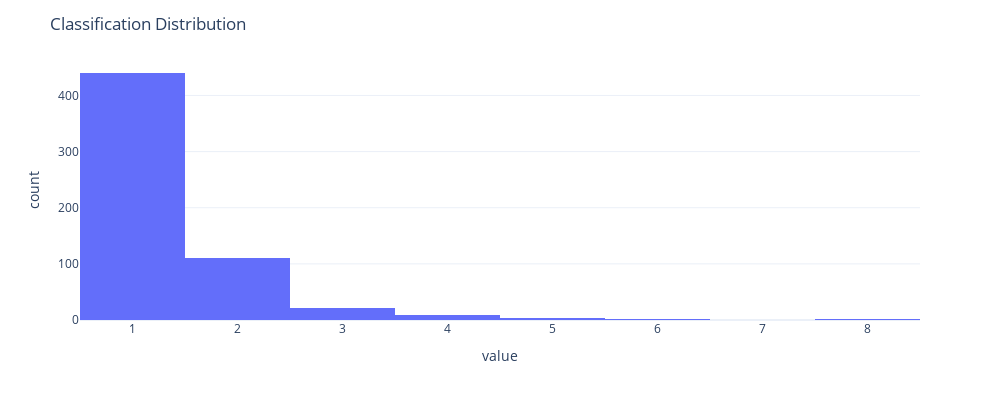

Write notebook code for a chart like this one.
### Markdown cell above
### Classification

### Code cell
fig = df["classfication"].value_counts().hist()
fig.update_layout(title="Classification Distribution",
                    template='plotly_white', width=1000, height=400,
                    showlegend=False,
)

### Figure 1 — Plotly figure (JSON) as saved in the notebook; plotly's stock layout.template omitted (floating-point values rounded to 4 significant figures; data arrays with more than 128 entries replaced by an {"elided": "..."} marker saying what was removed)
{"data": [{"alignmentgroup": "True", "bingroup": "x", "hovertemplate": "variable=classfication<br>value=%{x}<br>count=%{y}<extra></extra>", "legendgroup": "classfication", "marker": {"color": "#636efa", "pattern": {"shape": ""}}, "name": "classfication", "offsetgroup": "classfication", "orientation": "v", "showlegend": true, "type": "histogram", "x": {"elided": "588 int values"}, "xaxis": "x", "yaxis": "y"}], "layout": {"barmode": "relative", "height": 400, "legend": {"title": {"text": "variable"}, "tracegroupgap": 0}, "margin": {"t": 60}, "showlegend": false, "title": {"text": "Classification Distribution"}, "width": 1000, "xaxis": {"anchor": "y", "domain": [0, 1], "title": {"text": "value"}}, "yaxis": {"anchor": "x", "domain": [0, 1], "title": {"text": "count"}}}}
